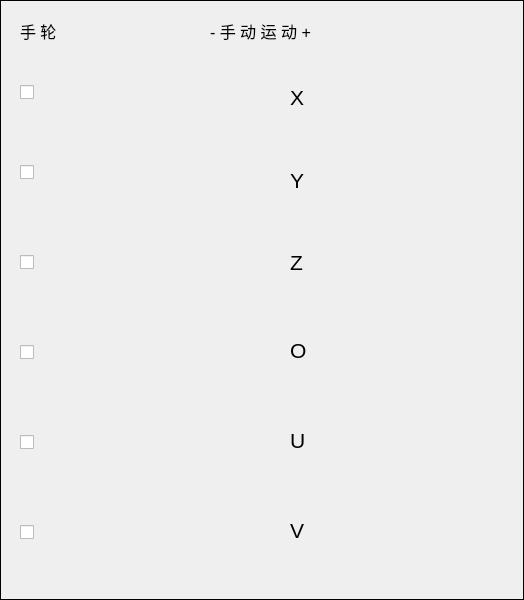
  <widget class="QGroupBox" name="groupBox_4">
   <property name="geometry">
    <rect>
     <x>500</x>
     <y>0</y>
     <width>524</width>
     <height>600</height>
    </rect>
   </property>
   <property name="minimumSize">
    <size>
     <width>524</width>
     <height>600</height>
    </size>
   </property>
   <property name="maximumSize">
    <size>
     <width>500</width>
     <height>200</height>
    </size>
   </property>
   <property name="styleSheet">
    <string notr="true">QGroupBox{
	border:  1px solid black;
}
</string>
   </property>
   <property name="title">
    <string/>
   </property>
   <widget class="QLabel" name="label_5">
    <property name="geometry">
     <rect>
      <x>20</x>
      <y>10</y>
      <width>61</width>
      <height>41</height>
     </rect>
    </property>
    <property name="font">
     <font>
      <pointsize>12</pointsize>
     </font>
    </property>
    <property name="text">
     <string>手 轮</string>
    </property>
   </widget>
   <widget class="QLabel" name="label_6">
    <property name="geometry">
     <rect>
      <x>210</x>
      <y>10</y>
      <width>201</width>
      <height>41</height>
     </rect>
    </property>
    <property name="font">
     <font>
      <pointsize>12</pointsize>
     </font>
    </property>
    <property name="text">
     <string>- 手 动 运 动 +</string>
    </property>
   </widget>
   <widget class="QLabel" name="label_7">
    <property name="geometry">
     <rect>
      <x>290</x>
      <y>77</y>
      <width>21</width>
      <height>41</height>
     </rect>
    </property>
    <property name="font">
     <font>
      <pointsize>16</pointsize>
     </font>
    </property>
    <property name="text">
     <string>X</string>
    </property>
   </widget>
   <widget class="QLabel" name="label_8">
    <property name="geometry">
     <rect>
      <x>290</x>
      <y>160</y>
      <width>20</width>
      <height>41</height>
     </rect>
    </property>
    <property name="font">
     <font>
      <pointsize>16</pointsize>
     </font>
    </property>
    <property name="text">
     <string>Y</string>
    </property>
   </widget>
   <widget class="QLabel" name="label_9">
    <property name="geometry">
     <rect>
      <x>290</x>
      <y>242</y>
      <width>20</width>
      <height>41</height>
     </rect>
    </property>
    <property name="font">
     <font>
      <pointsize>16</pointsize>
     </font>
    </property>
    <property name="text">
     <string>Z</string>
    </property>
   </widget>
   <widget class="QLabel" name="label_10">
    <property name="geometry">
     <rect>
      <x>290</x>
      <y>330</y>
      <width>27</width>
      <height>41</height>
     </rect>
    </property>
    <property name="font">
     <font>
      <pointsize>16</pointsize>
     </font>
    </property>
    <property name="text">
     <string>O</string>
    </property>
   </widget>
   <widget class="QLabel" name="label_11">
    <property name="geometry">
     <rect>
      <x>290</x>
      <y>420</y>
      <width>24</width>
      <height>41</height>
     </rect>
    </property>
    <property name="font">
     <font>
      <pointsize>16</pointsize>
     </font>
    </property>
    <property name="text">
     <string>U</string>
    </property>
   </widget>
   <widget class="QLabel" name="label_12">
    <property name="geometry">
     <rect>
      <x>290</x>
      <y>510</y>
      <width>22</width>
      <height>41</height>
     </rect>
    </property>
    <property name="font">
     <font>
      <pointsize>16</pointsize>
     </font>
    </property>
    <property name="text">
     <string>V</string>
    </property>
   </widget>
   <widget class="QPushButton" name="Btn_leftX">
    <property name="geometry">
     <rect>
      <x>130</x>
      <y>60</y>
      <width>100</width>
      <height>70</height>
     </rect>
    </property>
    <property name="minimumSize">
     <size>
      <width>100</width>
      <height>70</height>
     </size>
    </property>
    <property name="maximumSize">
     <size>
      <width>100</width>
      <height>70</height>
     </size>
    </property>
    <property name="sizeIncrement">
     <size>
      <width>0</width>
      <height>0</height>
     </size>
    </property>
    <property name="styleSheet">
     <string notr="true">border-style: none;</string>
    </property>
    <property name="text">
     <string/>
    </property>
    <property name="icon">
     <iconset resource="../resource.qrc">
      <normaloff>:/ManualPage/manualpage_images/left.png</normaloff>:/ManualPage/manualpage_images/left.png</iconset>
    </property>
    <property name="iconSize">
     <size>
      <width>120</width>
      <height>120</height>
     </size>
    </property>
   </widget>
   <widget class="QPushButton" name="Btn_rightX">
    <property name="geometry">
     <rect>
      <x>370</x>
      <y>60</y>
      <width>100</width>
      <height>70</height>
     </rect>
    </property>
    <property name="minimumSize">
     <size>
      <width>100</width>
      <height>70</height>
     </size>
    </property>
    <property name="maximumSize">
     <size>
      <width>100</width>
      <height>70</height>
     </size>
    </property>
    <property name="styleSheet">
     <string notr="true">border-style: none;</string>
    </property>
    <property name="text">
     <string/>
    </property>
    <property name="icon">
     <iconset resource="../resource.qrc">
      <normaloff>:/ManualPage/manualpage_images/right.png</normaloff>:/ManualPage/manualpage_images/right.png</iconset>
    </property>
    <property name="iconSize">
     <size>
      <width>120</width>
      <height>120</height>
     </size>
    </property>
   </widget>
   <widget class="QPushButton" name="Btn_rightY">
    <property name="geometry">
     <rect>
      <x>370</x>
      <y>140</y>
      <width>100</width>
      <height>70</height>
     </rect>
    </property>
    <property name="minimumSize">
     <size>
      <width>100</width>
      <height>70</height>
     </size>
    </property>
    <property name="maximumSize">
     <size>
      <width>100</width>
      <height>70</height>
     </size>
    </property>
    <property name="styleSheet">
     <string notr="true">border-style: none;</string>
    </property>
    <property name="text">
     <string/>
    </property>
    <property name="icon">
     <iconset resource="../resource.qrc">
      <normaloff>:/ManualPage/manualpage_images/right.png</normaloff>:/ManualPage/manualpage_images/right.png</iconset>
    </property>
    <property name="iconSize">
     <size>
      <width>120</width>
      <height>120</height>
     </size>
    </property>
   </widget>
   <widget class="QPushButton" name="Btn_leftY">
    <property name="geometry">
     <rect>
      <x>130</x>
      <y>140</y>
      <width>100</width>
      <height>70</height>
     </rect>
    </property>
    <property name="minimumSize">
     <size>
      <width>100</width>
      <height>70</height>
     </size>
    </property>
    <property name="maximumSize">
     <size>
      <width>100</width>
      <height>70</height>
     </size>
    </property>
    <property name="sizeIncrement">
     <size>
      <width>0</width>
      <height>0</height>
     </size>
    </property>
    <property name="styleSheet">
     <string notr="true">border-style: none;</string>
    </property>
    <property name="text">
     <string/>
    </property>
    <property name="icon">
     <iconset resource="../resource.qrc">
      <normaloff>:/ManualPage/manualpage_images/left.png</normaloff>:/ManualPage/manualpage_images/left.png</iconset>
    </property>
    <property name="iconSize">
     <size>
      <width>120</width>
      <height>120</height>
     </size>
    </property>
   </widget>
   <widget class="QPushButton" name="Btn_rightZ">
    <property name="geometry">
     <rect>
      <x>370</x>
      <y>230</y>
      <width>100</width>
      <height>70</height>
     </rect>
    </property>
    <property name="minimumSize">
     <size>
      <width>100</width>
      <height>70</height>
     </size>
    </property>
    <property name="maximumSize">
     <size>
      <width>100</width>
      <height>70</height>
     </size>
    </property>
    <property name="styleSheet">
     <string notr="true">border-style: none;</string>
    </property>
    <property name="text">
     <string/>
    </property>
    <property name="icon">
     <iconset resource="../resource.qrc">
      <normaloff>:/ManualPage/manualpage_images/right.png</normaloff>:/ManualPage/manualpage_images/right.png</iconset>
    </property>
    <property name="iconSize">
     <size>
      <width>120</width>
      <height>120</height>
     </size>
    </property>
   </widget>
   <widget class="QPushButton" name="Btn_leftZ">
    <property name="geometry">
     <rect>
      <x>130</x>
      <y>230</y>
      <width>100</width>
      <height>70</height>
     </rect>
    </property>
    <property name="minimumSize">
     <size>
      <width>100</width>
      <height>70</height>
     </size>
    </property>
    <property name="maximumSize">
     <size>
      <width>100</width>
      <height>70</height>
     </size>
    </property>
    <property name="sizeIncrement">
     <size>
      <width>0</width>
      <height>0</height>
     </size>
    </property>
    <property name="styleSheet">
     <string notr="true">border-style: none;</string>
    </property>
    <property name="text">
     <string/>
    </property>
    <property name="icon">
     <iconset resource="../resource.qrc">
      <normaloff>:/ManualPage/manualpage_images/left.png</normaloff>:/ManualPage/manualpage_images/left.png</iconset>
    </property>
    <property name="iconSize">
     <size>
      <width>120</width>
      <height>120</height>
     </size>
    </property>
   </widget>
   <widget class="QPushButton" name="Btn_rightO">
    <property name="geometry">
     <rect>
      <x>370</x>
      <y>320</y>
      <width>100</width>
      <height>70</height>
     </rect>
    </property>
    <property name="minimumSize">
     <size>
      <width>100</width>
      <height>70</height>
     </size>
    </property>
    <property name="maximumSize">
     <size>
      <width>100</width>
      <height>70</height>
     </size>
    </property>
    <property name="styleSheet">
     <string notr="true">border-style: none;</string>
    </property>
    <property name="text">
     <string/>
    </property>
    <property name="icon">
     <iconset resource="../resource.qrc">
      <normaloff>:/ManualPage/manualpage_images/right.png</normaloff>:/ManualPage/manualpage_images/right.png</iconset>
    </property>
    <property name="iconSize">
     <size>
      <width>120</width>
      <height>120</height>
     </size>
    </property>
   </widget>
   <widget class="QPushButton" name="Btn_leftO">
    <property name="geometry">
     <rect>
      <x>130</x>
      <y>320</y>
      <width>100</width>
      <height>70</height>
     </rect>
    </property>
    <property name="minimumSize">
     <size>
      <width>100</width>
      <height>70</height>
     </size>
    </property>
    <property name="maximumSize">
     <size>
      <width>100</width>
      <height>70</height>
     </size>
    </property>
    <property name="sizeIncrement">
     <size>
      <width>0</width>
      <height>0</height>
     </size>
    </property>
    <property name="styleSheet">
     <string notr="true">border-style: none;</string>
    </property>
    <property name="text">
     <string/>
    </property>
    <property name="icon">
     <iconset resource="../resource.qrc">
      <normaloff>:/ManualPage/manualpage_images/left.png</normaloff>:/ManualPage/manualpage_images/left.png</iconset>
    </property>
    <property name="iconSize">
     <size>
      <width>120</width>
      <height>120</height>
     </size>
    </property>
   </widget>
   <widget class="QPushButton" name="Btn_rightU">
    <property name="geometry">
     <rect>
      <x>370</x>
      <y>410</y>
      <width>100</width>
      <height>70</height>
     </rect>
    </property>
    <property name="minimumSize">
     <size>
      <width>100</width>
      <height>70</height>
     </size>
    </property>
    <property name="maximumSize">
     <size>
      <width>100</width>
      <height>70</height>
     </size>
    </property>
    <property name="styleSheet">
     <string notr="true">border-style: none;</string>
    </property>
    <property name="text">
     <string/>
    </property>
    <property name="icon">
     <iconset resource="../resource.qrc">
      <normaloff>:/ManualPage/manualpage_images/right.png</normaloff>:/ManualPage/manualpage_images/right.png</iconset>
    </property>
    <property name="iconSize">
     <size>
      <width>120</width>
      <height>120</height>
     </size>
    </property>
   </widget>
   <widget class="QPushButton" name="Btn_leftU">
    <property name="geometry">
     <rect>
      <x>130</x>
      <y>410</y>
      <width>100</width>
      <height>70</height>
     </rect>
    </property>
    <property name="minimumSize">
     <size>
      <width>100</width>
      <height>70</height>
     </size>
    </property>
    <property name="maximumSize">
     <size>
      <width>100</width>
      <height>70</height>
     </size>
    </property>
    <property name="sizeIncrement">
     <size>
      <width>0</width>
      <height>0</height>
     </size>
    </property>
    <property name="styleSheet">
     <string notr="true">border-style: none;</string>
    </property>
    <property name="text">
     <string/>
    </property>
    <property name="icon">
     <iconset resource="../resource.qrc">
      <normaloff>:/ManualPage/manualpage_images/left.png</normaloff>:/ManualPage/manualpage_images/left.png</iconset>
    </property>
    <property name="iconSize">
     <size>
      <width>120</width>
      <height>120</height>
     </size>
    </property>
   </widget>
   <widget class="QPushButton" name="Btn_rightV">
    <property name="geometry">
     <rect>
      <x>370</x>
      <y>500</y>
      <width>100</width>
      <height>70</height>
     </rect>
    </property>
    <property name="minimumSize">
     <size>
      <width>100</width>
      <height>70</height>
     </size>
    </property>
    <property name="maximumSize">
     <size>
      <width>100</width>
      <height>70</height>
     </size>
    </property>
    <property name="styleSheet">
     <string notr="true">border-style: none;</string>
    </property>
    <property name="text">
     <string/>
    </property>
    <property name="icon">
     <iconset resource="../resource.qrc">
      <normaloff>:/ManualPage/manualpage_images/right.png</normaloff>:/ManualPage/manualpage_images/right.png</iconset>
    </property>
    <property name="iconSize">
     <size>
      <width>120</width>
      <height>120</height>
     </size>
    </property>
   </widget>
   <widget class="QPushButton" name="Btn_leftV">
    <property name="geometry">
     <rect>
      <x>130</x>
      <y>500</y>
      <width>100</width>
      <height>70</height>
     </rect>
    </property>
    <property name="minimumSize">
     <size>
      <width>100</width>
      <height>70</height>
     </size>
    </property>
    <property name="maximumSize">
     <size>
      <width>100</width>
      <height>70</height>
     </size>
    </property>
    <property name="sizeIncrement">
     <size>
      <width>0</width>
      <height>0</height>
     </size>
    </property>
    <property name="styleSheet">
     <string notr="true">border-style: none;</string>
    </property>
    <property name="text">
     <string/>
    </property>
    <property name="icon">
     <iconset resource="../resource.qrc">
      <normaloff>:/ManualPage/manualpage_images/left.png</normaloff>:/ManualPage/manualpage_images/left.png</iconset>
    </property>
    <property name="iconSize">
     <size>
      <width>120</width>
      <height>120</height>
     </size>
    </property>
   </widget>
   <widget class="QCheckBox" name="checkBox_X">
    <property name="geometry">
     <rect>
      <x>20</x>
      <y>60</y>
      <width>64</width>
      <height>64</height>
     </rect>
    </property>
    <property name="minimumSize">
     <size>
      <width>64</width>
      <height>64</height>
     </size>
    </property>
    <property name="maximumSize">
     <size>
      <width>64</width>
      <height>64</height>
     </size>
    </property>
    <property name="styleSheet">
     <string notr="true">QCheckBox::indicator:unchecked { 
    image: url(:/ManualPage/manualpage_images/unchecked.png); 
} 
 
QCheckBox::indicator:checked { 
    image: url(:/ManualPage/manualpage_images/checked.png); 
} 
</string>
    </property>
    <property name="text">
     <string/>
    </property>
    <property name="iconSize">
     <size>
      <width>15</width>
      <height>12</height>
     </size>
    </property>
   </widget>
   <widget class="QCheckBox" name="checkBox_Y">
    <property name="geometry">
     <rect>
      <x>20</x>
      <y>140</y>
      <width>64</width>
      <height>64</height>
     </rect>
    </property>
    <property name="minimumSize">
     <size>
      <width>64</width>
      <height>64</height>
     </size>
    </property>
    <property name="maximumSize">
     <size>
      <width>64</width>
      <height>64</height>
     </size>
    </property>
    <property name="styleSheet">
     <string notr="true">QCheckBox::indicator:unchecked { 
    image: url(:/ManualPage/manualpage_images/unchecked.png); 
} 
 
QCheckBox::indicator:checked { 
    image: url(:/ManualPage/manualpage_images/checked.png); 
} 
</string>
    </property>
    <property name="text">
     <string/>
    </property>
    <property name="iconSize">
     <size>
      <width>15</width>
      <height>12</height>
     </size>
    </property>
   </widget>
   <widget class="QCheckBox" name="checkBox_Z">
    <property name="geometry">
     <rect>
      <x>20</x>
      <y>230</y>
      <width>64</width>
      <height>64</height>
     </rect>
    </property>
    <property name="minimumSize">
     <size>
      <width>64</width>
      <height>64</height>
     </size>
    </property>
    <property name="maximumSize">
     <size>
      <width>64</width>
      <height>64</height>
     </size>
    </property>
    <property name="styleSheet">
     <string notr="true">QCheckBox::indicator:unchecked { 
    image: url(:/ManualPage/manualpage_images/unchecked.png); 
} 
 
QCheckBox::indicator:checked { 
    image: url(:/ManualPage/manualpage_images/checked.png); 
} 
</string>
    </property>
    <property name="text">
     <string/>
    </property>
    <property name="iconSize">
     <size>
      <width>15</width>
      <height>12</height>
     </size>
    </property>
   </widget>
   <widget class="QCheckBox" name="checkBox_O">
    <property name="geometry">
     <rect>
      <x>20</x>
      <y>320</y>
      <width>64</width>
      <height>64</height>
     </rect>
    </property>
    <property name="minimumSize">
     <size>
      <width>64</width>
      <height>64</height>
     </size>
    </property>
    <property name="maximumSize">
     <size>
      <width>64</width>
      <height>64</height>
     </size>
    </property>
    <property name="styleSheet">
     <string notr="true">QCheckBox::indicator:unchecked { 
    image: url(:/ManualPage/manualpage_images/unchecked.png); 
} 
 
QCheckBox::indicator:checked { 
    image: url(:/ManualPage/manualpage_images/checked.png); 
} 
</string>
    </property>
    <property name="text">
     <string/>
    </property>
    <property name="iconSize">
     <size>
      <width>15</width>
      <height>12</height>
     </size>
    </property>
   </widget>
   <widget class="QCheckBox" name="checkBox_U">
    <property name="geometry">
     <rect>
      <x>20</x>
      <y>410</y>
      <width>64</width>
      <height>64</height>
     </rect>
    </property>
    <property name="minimumSize">
     <size>
      <width>64</width>
      <height>64</height>
     </size>
    </property>
    <property name="maximumSize">
     <size>
      <width>64</width>
      <height>64</height>
     </size>
    </property>
    <property name="styleSheet">
     <string notr="true">QCheckBox::indicator:unchecked { 
    image: url(:/ManualPage/manualpage_images/unchecked.png); 
} 
 
QCheckBox::indicator:checked { 
    image: url(:/ManualPage/manualpage_images/checked.png); 
} 
</string>
    </property>
    <property name="text">
     <string/>
    </property>
    <property name="iconSize">
     <size>
      <width>15</width>
      <height>12</height>
     </size>
    </property>
   </widget>
   <widget class="QCheckBox" name="checkBox_V">
    <property name="geometry">
     <rect>
      <x>20</x>
      <y>500</y>
      <width>64</width>
      <height>64</height>
     </rect>
    </property>
    <property name="minimumSize">
     <size>
      <width>64</width>
      <height>64</height>
     </size>
    </property>
    <property name="maximumSize">
     <size>
      <width>64</width>
      <height>64</height>
     </size>
    </property>
    <property name="styleSheet">
     <string notr="true">QCheckBox::indicator:unchecked { 
    image: url(:/ManualPage/manualpage_images/unchecked.png); 
} 
 
QCheckBox::indicator:checked { 
    image: url(:/ManualPage/manualpage_images/checked.png); 
} 
</string>
    </property>
    <property name="text">
     <string/>
    </property>
    <property name="iconSize">
     <size>
      <width>15</width>
      <height>12</height>
     </size>
    </property>
   </widget>
  </widget>
